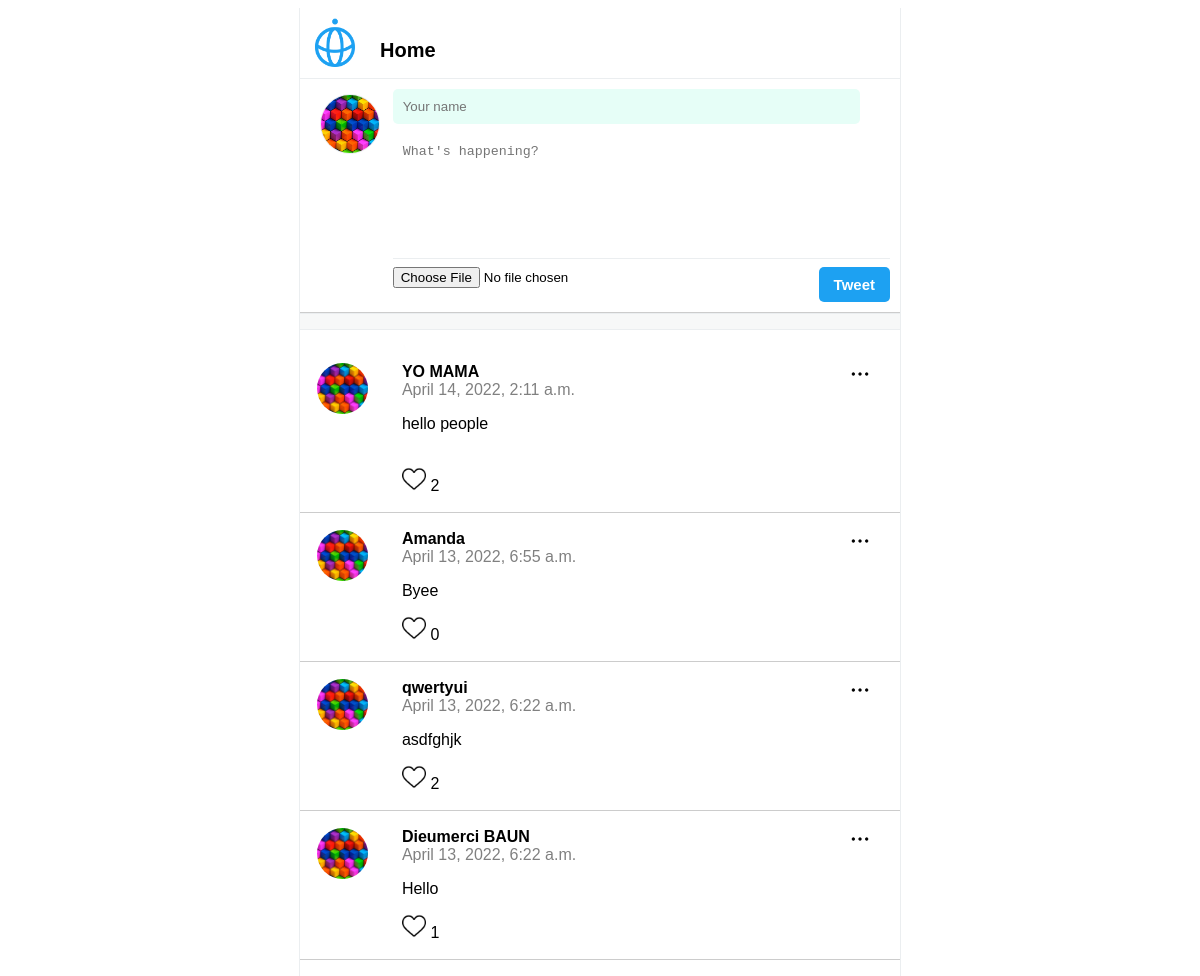
The page / on the database its author committed.
### posts/models.py (models this page shows)
class Post(models.Model):
    class Meta(object):
        db_table = 'post'
    name = models.CharField(
        'Name', blank=False, null=False, max_length=14, db_index=True, default='Anonymous'
    )
    body = models.CharField(
       'Body', blank=False, null=True, max_length=140, db_index=True
    )
    created_at = models.DateTimeField(
        'created at', blank=True, auto_now=True
    )
    like_count = models.PositiveBigIntegerField(
        'like', blank=True, null=True, default=0
    )
    image = CloudinaryField(
        'image', blank=True
    )

### posts/views.py (the view, shortened to what this page needs)
# urls.py: path('', views.index, name='index'),
def index(request):
    form = PostForm(request.POST, request.FILES)
    posts = Post.objects.all().order_by('-created_at')[:20]
    return render(request, 'posts.html', {'posts': posts, 'form': form})

### posts/forms.py
class PostForm(forms.ModelForm) :
    class Meta:
        model = Post
        fields= '__all__'

### templates/posts.html (shortened to what this page needs)
{% extends "base.html" %}
{% block content %}
{% load static %}
<div class="container">
    <div class="main">
            <div class="main-header">
                <img src="/static/img/logo-twitterblue.svg" class="logo" />
                <h1>Home</h1>
            </div>
            <div class="posts_form">
                <div class="my-icon">
                    <img src="/static/img/sample-icon.jpeg" class="">
                </div>
                <div class="input-area">
                    <form action="/" method="POST" enctype="multipart/form-data">
                        <input type="text" name="name" placeholder="Your name" maxlength="14" required>
                        <textarea name="body" placeholder="What's happening?" maxlength="140" required></textarea>
                        <div class="bottom-area">
                            <div class="mb-0">
                                <input class="form-control form-control-sm" name="image" type="file">
                            </div>
                            <button class="btn" type="submit">Tweet</button>
                        </div>
                    </form>
                </div>
            </div>
        <div class="ditch"></div>
        <div class="posts">
            <ul>
                {% for post in posts %}
                <li>
                    <img class="menu_icon js-menu-icon" src="{% static 'img/option.png' %}" />
                    <div class="logo">
                        <img src="{% static 'img/sample-icon.jpeg' %}" />
                    </div>
                    <div class = "name_body">
                        <div class ="name">  {{ post.name  }} </div>
                        <div class="datetime"> {{ post.created_at }}</div>
                        <p> {{ post.body }}  </p>
                        <div class="icon">
                            <a href="likes/{{ post.id }}">
                              <img src="{% static 'img/heart.png' %}" />
                            </a>
                            {{ post.like_count }}
                        </div>
                    </div>
                </li>
                {% endfor %}
            </ul>
        </div>
    </div>
</div>
{% endblock %}

### templates/base.html (shortened to what this page needs)
<!DOCTYPE html>
<html lang="en">
<head>
    {% load static %}
    <link href="{% static 'css/styles.css' %}" rel="stylesheet" />
</head>
<body>
    {% block content %} {{ content }} {% endblock %}
</body>
</html>

### static/css/styles.css (style rules this page uses)
html, body { height: 100%; font-family: sans-serif; }
.btn { background-color: rgb(29, 161, 242); color: white; font-size: 15px; border-radius: 5px; border: none; padding: 9px 15px; font-weight: bold; }
.container { padding: 0; display: flex; justify-content: center; }
.main { width: 100%; max-width: 600px; border-left: 1px solid rgb(235, 238, 240); border-right: 1px solid rgb(235, 238, 240); }
.main { text-align: left; }
.main .main-header { display: flex; justify-content: left; align-items: center; }
.main .main-header .logo { width: 50px; margin-right: 20px; }
.main .main-header h1 { font-size: 20px; line-height: 20px; margin-bottom: 0; font-weight: bold; }
.main .main-header { padding: 10px; border-bottom: 1px solid rgb(235, 238, 240); }
.posts_form { display: flex; padding: 10px; border-bottom: 1px solid #ccc; }
.posts_form .my-icon { width: 10%; height: 10%; border-radius: 50%; padding: 5px 15px 10px 10px; }
.posts_form .my-icon img { width: 100%; border-radius: 50%; border: 1px solid rgb(235, 238, 240); }
.posts_form .input-area { width: calc(100% - 80px); flex-grow: 1; }
.posts_form .input-area input[type=text] { border: 0px; width: 90%; background: #e6fef7; border-radius: 5px; margin-bottom: 10px; padding: 10px; }
.posts_form .input-area textarea { border: 0px; padding: 10px; width: 90%; height: 100px; resize: none; }
.posts_form .input-area .bottom-area { display: flex; flex-wrap: wrap; justify-content: space-between; border-top: 1px solid rgb(235, 238, 240); padding-top: 8px; }
.ditch { height: 15px; border-top: 1px solid rgb(235, 238, 240); border-bottom: 1px solid rgb(235, 238, 240); background-color: rgb(247, 248, 248); border-bottom: 1px solid rgb(235, 238, 240); }
.posts ul { padding: 0; }
.posts li { position: relative; display: flex; border-bottom: 1px solid #ccc; padding: 17px; list-style: none; }
.posts li .menu_icon { width: 20px; position: absolute; right: 30px; top: 18px; }
.posts li .logo { flex-basis: 15%; }
.posts li .logo img { width: 60%; border-radius: 50%; }
.posts li .name_body { flex-basis: 85%; }
.posts li .name_body .name { font-weight: bold; }
.icon img { width: 5%; }
.icon a { text-decoration: none; }
.posts li .name_body .datetime { color: gray; }

### rows shown on the page
Post: name "YO MAMA", created_at "April 14, 2022, 2:11 a.m.", body "hello people", like_count "2"
Post: name "Amanda", created_at "April 13, 2022, 6:55 a.m.", body "Byee", like_count "0"
Post: name "qwertyui", created_at "April 13, 2022, 6:22 a.m.", body "asdfghjk", like_count "2"
Post: name "Dieumerci BAUN", created_at "April 13, 2022, 6:22 a.m.", body "Hello", like_count "1"
